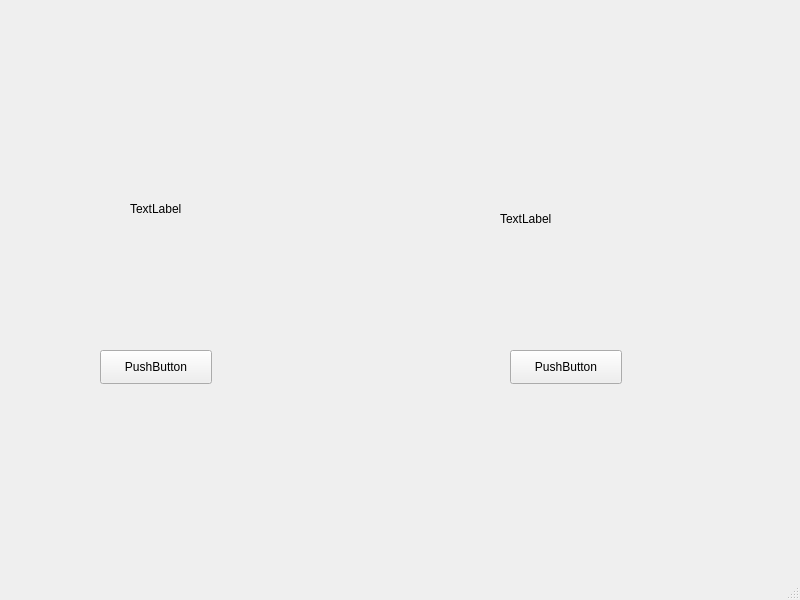
<?xml version="1.0" encoding="UTF-8"?>
<ui version="4.0">
 <class>MainWindow</class>
 <widget class="QMainWindow" name="MainWindow">
  <property name="geometry">
   <rect>
    <x>0</x>
    <y>0</y>
    <width>800</width>
    <height>600</height>
   </rect>
  </property>
  <property name="windowTitle">
   <string>MainWindow</string>
  </property>
  <widget class="QWidget" name="centralwidget">
   <widget class="QPushButton" name="bindbutton">
    <property name="geometry">
     <rect>
      <x>100</x>
      <y>350</y>
      <width>112</width>
      <height>34</height>
     </rect>
    </property>
    <property name="text">
     <string>PushButton</string>
    </property>
   </widget>
   <widget class="QLabel" name="bindlabel">
    <property name="geometry">
     <rect>
      <x>130</x>
      <y>200</y>
      <width>81</width>
      <height>18</height>
     </rect>
    </property>
    <property name="text">
     <string>TextLabel</string>
    </property>
   </widget>
   <widget class="QLabel" name="unbindlabel">
    <property name="geometry">
     <rect>
      <x>500</x>
      <y>210</y>
      <width>81</width>
      <height>18</height>
     </rect>
    </property>
    <property name="text">
     <string>TextLabel</string>
    </property>
   </widget>
   <widget class="QPushButton" name="unbindbutton">
    <property name="geometry">
     <rect>
      <x>510</x>
      <y>350</y>
      <width>112</width>
      <height>34</height>
     </rect>
    </property>
    <property name="text">
     <string>PushButton</string>
    </property>
   </widget>
  </widget>
  <widget class="QMenuBar" name="menubar">
   <property name="geometry">
    <rect>
     <x>0</x>
     <y>0</y>
     <width>800</width>
     <height>30</height>
    </rect>
   </property>
  </widget>
  <widget class="QStatusBar" name="statusbar"/>
 </widget>
 <resources/>
 <connections>
  <connection>
   <sender>bindbutton</sender>
   <signal>clicked()</signal>
   <receiver>bindlabel</receiver>
   <slot>clear()</slot>
   <hints>
    <hint type="sourcelabel">
     <x>182</x>
     <y>383</y>
    </hint>
    <hint type="destinationlabel">
     <x>187</x>
     <y>246</y>
    </hint>
   </hints>
  </connection>
 </connections>
</ui>
